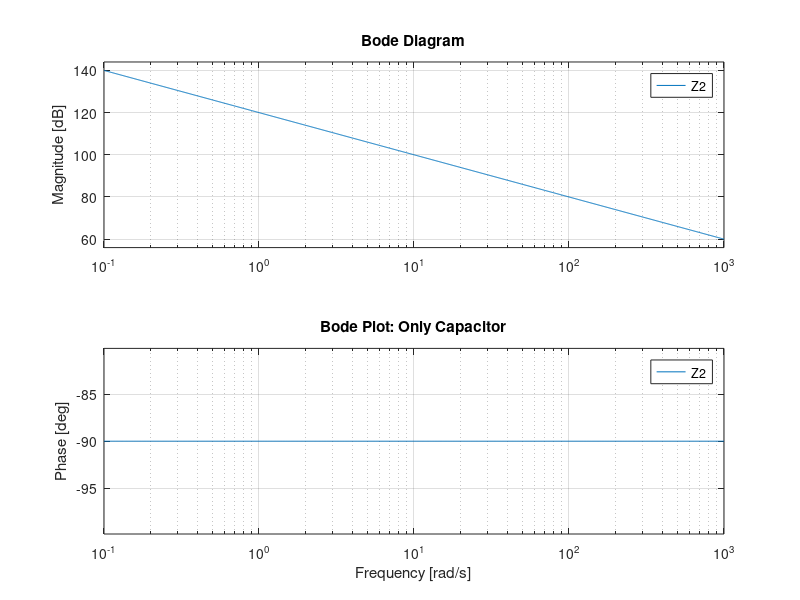
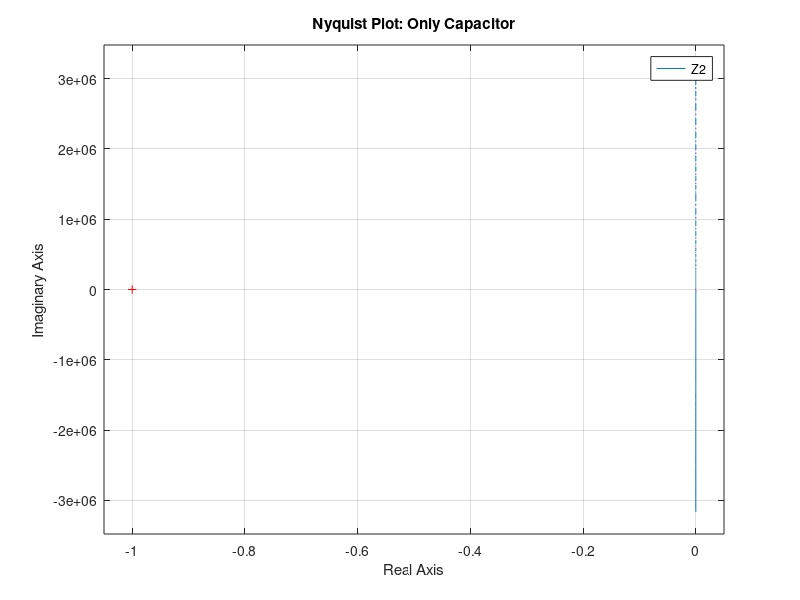

These figures' MATLAB source, in order:
R = 1e3;              % 1 kOhm
C = 1e-6;             % 1 uF
L = 10e-3;            % 10 mH
s = tf('s');
Z2 = 1/(s*C);
figure;
bode(Z2);
title('Bode Plot: Only Capacitor');
grid on;
figure;
nyquist(Z2);
title('Nyquist Plot: Only Capacitor');
grid on;
